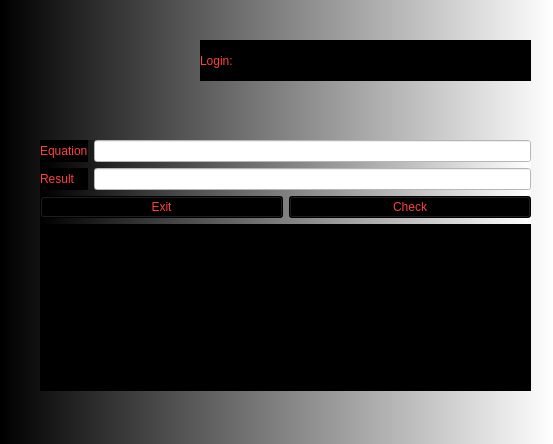
<?xml version="1.0" encoding="UTF-8"?>
<ui version="4.0">
 <class>Chord_method</class>
 <widget class="QWidget" name="Chord_method">
  <property name="geometry">
   <rect>
    <x>0</x>
    <y>0</y>
    <width>553</width>
    <height>444</height>
   </rect>
  </property>
  <property name="windowTitle">
   <string>Form</string>
  </property>
  <property name="styleSheet">
   <string notr="true">background-color: qlineargradient(spread:pad, x1:0, y1:0, x2:1, y2:0, stop:0 rgba(0, 0, 0, 255), stop:1 rgba(255, 255, 255, 255));</string>
  </property>
  <widget class="QWidget" name="gridLayoutWidget">
   <property name="geometry">
    <rect>
     <x>40</x>
     <y>140</y>
     <width>491</width>
     <height>251</height>
    </rect>
   </property>
   <layout class="QGridLayout" name="gridLayout">
    <item row="1" column="1">
     <widget class="QLineEdit" name="lineEdit_result">
      <property name="styleSheet">
       <string notr="true">font: 700 14pt &quot;Times New Roman&quot;;
color: rgb(255, 64, 64);
background-color: rgb(255, 255, 255);
</string>
      </property>
     </widget>
    </item>
    <item row="0" column="1">
     <widget class="QLineEdit" name="lineEdit_equation">
      <property name="styleSheet">
       <string notr="true">font: 700 14pt &quot;Times New Roman&quot;;
color: rgb(255, 64, 64);
background-color: rgb(255, 255, 255);
</string>
      </property>
     </widget>
    </item>
    <item row="2" column="0" colspan="2">
     <layout class="QHBoxLayout" name="horizontalLayout">
      <item>
       <widget class="QPushButton" name="pushButton_exit">
        <property name="styleSheet">
         <string notr="true">font: 700 14pt &quot;Times New Roman&quot;;
color: rgb(255, 64, 64);
background-color: rgb(0, 0, 0);</string>
        </property>
        <property name="text">
         <string>Exit</string>
        </property>
       </widget>
      </item>
      <item>
       <widget class="QPushButton" name="pushButton_check">
        <property name="styleSheet">
         <string notr="true">font: 700 14pt &quot;Times New Roman&quot;;
color: rgb(255, 64, 64);
background-color: rgb(0, 0, 0);</string>
        </property>
        <property name="text">
         <string>Check</string>
        </property>
       </widget>
      </item>
     </layout>
    </item>
    <item row="0" column="0">
     <widget class="QLabel" name="labe_equation">
      <property name="styleSheet">
       <string notr="true">font: 700 14pt &quot;Times New Roman&quot;;
color: rgb(255, 64, 64);
background-color: rgb(0, 0, 0);</string>
      </property>
      <property name="text">
       <string>Equation</string>
      </property>
     </widget>
    </item>
    <item row="1" column="0">
     <widget class="QLabel" name="label_result">
      <property name="styleSheet">
       <string notr="true">font: 700 14pt &quot;Times New Roman&quot;;
color: rgb(255, 64, 64);
background-color: rgb(0, 0, 0);</string>
      </property>
      <property name="text">
       <string>Result</string>
      </property>
     </widget>
    </item>
    <item row="3" column="0" colspan="2">
     <widget class="QLabel" name="label_error">
      <property name="styleSheet">
       <string notr="true">font: 700 14pt &quot;Times New Roman&quot;;
color: rgb(255, 64, 64);
background-color: rgb(0, 0, 0);</string>
      </property>
      <property name="text">
       <string/>
      </property>
     </widget>
    </item>
   </layout>
  </widget>
  <widget class="QLabel" name="label1">
   <property name="geometry">
    <rect>
     <x>200</x>
     <y>40</y>
     <width>91</width>
     <height>41</height>
    </rect>
   </property>
   <property name="styleSheet">
    <string notr="true">font: 700 14pt &quot;Times New Roman&quot;;
color: rgb(255, 64, 64);
background-color: rgb(0, 0, 0);</string>
   </property>
   <property name="text">
    <string>Login:</string>
   </property>
  </widget>
  <widget class="QLabel" name="label_login">
   <property name="geometry">
    <rect>
     <x>290</x>
     <y>40</y>
     <width>241</width>
     <height>41</height>
    </rect>
   </property>
   <property name="styleSheet">
    <string notr="true">font: 700 14pt &quot;Times New Roman&quot;;
color: rgb(255, 64, 64);
background-color: rgb(0, 0, 0);</string>
   </property>
   <property name="text">
    <string/>
   </property>
  </widget>
 </widget>
 <resources/>
 <connections/>
</ui>
